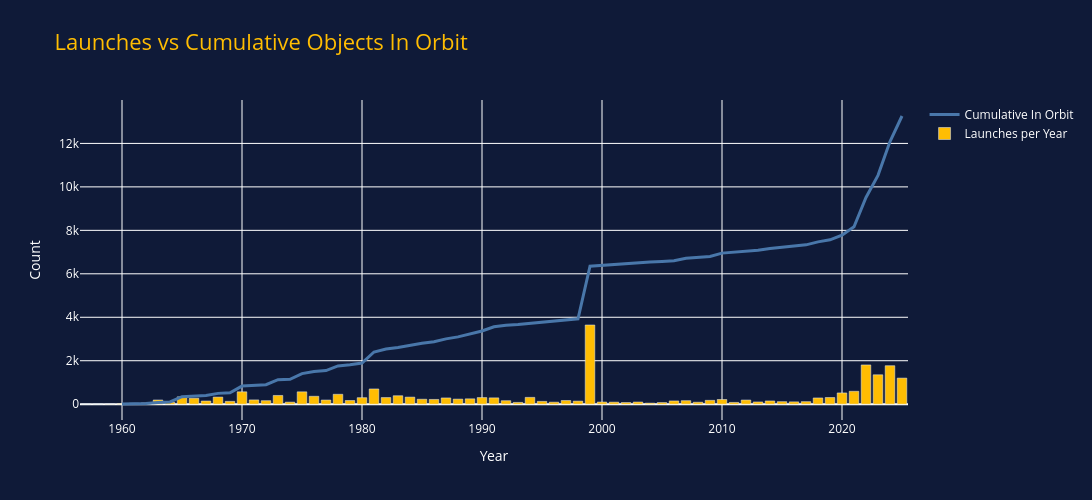

This figure's notebook cell:
### Markdown cell above
## Objects added by year, showing remaining in orbit

### Code cell
fig = go.Figure()

# Add cumulative line
fig.add_trace(go.Scatter(
    x=cumulative_by_year.index,
    y=cumulative_by_year.values,
    #mode='lines+markers',
    mode='lines',
    name='Cumulative In Orbit',
    line=dict(color='#4977AA', width=3),
    marker=dict(color='white', size=6)
))

# Add yearly launches as bars
fig.add_trace(go.Bar(
    x=launches_by_year.index,
    y=launches_by_year.values,
    name='Launches per Year',
    marker_color='#FFBD02'
))

# Apply custom styling
fig.update_layout(
    title='Launches vs Cumulative Objects In Orbit',
    title_font=dict(color='#FFBD02', size=22),
    plot_bgcolor='#0F1A38',
    paper_bgcolor='#0F1A38',
    font=dict(color='white'),
    xaxis=dict(title='Year', color='white', gridcolor='white'),
    yaxis=dict(title='Count', color='white', gridcolor='white'),
    legend=dict(font=dict(color='white')),
    barmode='overlay',
    width=1200,
    height=500
)

fig.show()

### Figure 1 — Plotly figure (JSON) as saved in the notebook; plotly's stock layout.template omitted (floating-point values rounded to 4 significant figures)
{"data": [{"line": {"color": "#4977AA", "width": 3}, "marker": {"color": "white", "size": 6}, "mode": "lines", "name": "Cumulative In Orbit", "type": "scatter", "x": [1960, 1961, 1962, 1963, 1964, 1965, 1966, 1967, 1968, 1969, 1970, 1971, 1972, 1973, 1974, 1975, 1976, 1977, 1978, 1979, 1980, 1981, 1982, 1983, 1984, 1985, 1986, 1987, 1988, 1989, 1990, 1991, 1992, 1993, 1994, 1995, 1996, 1997, 1998, 1999, 2000, 2001, 2002, 2003, 2004, 2005, 2006, 2007, 2008, 2009, 2010, 2011, 2012, 2013, 2014, 2015, 2016, 2017, 2018, 2019, 2020, 2021, 2022, 2023, 2024, 2025], "y": [9, 17, 28, 82, 105, 344, 374, 404, 498, 529, 834, 869, 897, 1128, 1144, 1407, 1507, 1545, 1760, 1815, 1892, 2402, 2537, 2610, 2727, 2809, 2871, 3006, 3097, 3225, 3370, 3563, 3638, 3667, 3718, 3752, 3806, 3872, 3931, 6350, 6393, 6443, 6475, 6515, 6540, 6571, 6603, 6712, 6750, 6795, 6952, 6995, 7038, 7089, 7161, 7213, 7271, 7332, 7469, 7564, 7775, 8162, 9514, 10530, 12086, 13262]}, {"marker": {"color": "#FFBD02"}, "name": "Launches per Year", "type": "bar", "x": [1957.0, 1958.0, 1959.0, 1960.0, 1961.0, 1962.0, 1963.0, 1964.0, 1965.0, 1966.0, 1967.0, 1968.0, 1969.0, 1970.0, 1971.0, 1972.0, 1973.0, 1974.0, 1975.0, 1976.0, 1977.0, 1978.0, 1979.0, 1980.0, 1981.0, 1982.0, 1983.0, 1984.0, 1985.0, 1986.0, 1987.0, 1988.0, 1989.0, 1990.0, 1991.0, 1992.0, 1993.0, 1994.0, 1995.0, 1996.0, 1997.0, 1998.0, 1999.0, 2000.0, 2001.0, 2002.0, 2003.0, 2004.0, 2005.0, 2006.0, 2007.0, 2008.0, 2009.0, 2010.0, 2011.0, 2012.0, 2013.0, 2014.0, 2015.0, 2016.0, 2017.0, 2018.0, 2019.0, 2020.0, 2021.0, 2022.0, 2023.0, 2024.0, 2025.0], "y": [3, 3, 7, 22, 40, 58, 194, 88, 339, 273, 147, 327, 130, 570, 197, 162, 402, 95, 569, 364, 191, 456, 169, 300, 701, 306, 389, 325, 228, 219, 288, 234, 247, 305, 291, 161, 82, 313, 129, 93, 169, 142, 3645, 99, 94, 76, 99, 49, 75, 150, 162, 91, 177, 216, 82, 191, 103, 149, 116, 107, 117, 287, 307, 518, 593, 1806, 1353, 1771, 1200]}], "layout": {"barmode": "overlay", "font": {"color": "white"}, "height": 500, "legend": {"font": {"color": "white"}}, "paper_bgcolor": "#0F1A38", "plot_bgcolor": "#0F1A38", "title": {"font": {"color": "#FFBD02", "size": 22}, "text": "Launches vs Cumulative Objects In Orbit"}, "width": 1200, "xaxis": {"color": "white", "gridcolor": "white", "title": {"text": "Year"}}, "yaxis": {"color": "white", "gridcolor": "white", "title": {"text": "Count"}}}}
